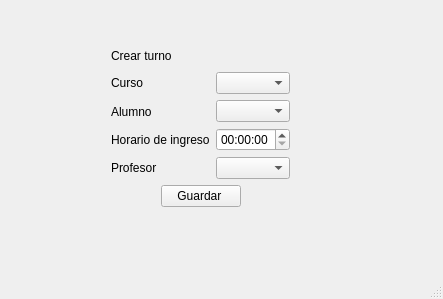
<?xml version="1.0" encoding="UTF-8"?>
<ui version="4.0">
 <class>MainWindow</class>
 <widget class="QMainWindow" name="MainWindow">
  <property name="geometry">
   <rect>
    <x>0</x>
    <y>0</y>
    <width>443</width>
    <height>299</height>
   </rect>
  </property>
  <property name="windowTitle">
   <string>MainWindow</string>
  </property>
  <widget class="QWidget" name="centralwidget">
   <widget class="QWidget" name="gridLayoutWidget">
    <property name="geometry">
     <rect>
      <x>0</x>
      <y>0</y>
      <width>401</width>
      <height>253</height>
     </rect>
    </property>
    <layout class="QGridLayout" name="gridLayout">
     <item row="3" column="1">
      <layout class="QHBoxLayout" name="horizontalLayout_3">
       <item>
        <spacer name="horizontalSpacer_7">
         <property name="orientation">
          <enum>Qt::Horizontal</enum>
         </property>
         <property name="sizeHint" stdset="0">
          <size>
           <width>40</width>
           <height>20</height>
          </size>
         </property>
        </spacer>
       </item>
       <item>
        <widget class="QPushButton" name="pushButton">
         <property name="text">
          <string>Guardar </string>
         </property>
        </widget>
       </item>
       <item>
        <spacer name="horizontalSpacer_8">
         <property name="orientation">
          <enum>Qt::Horizontal</enum>
         </property>
         <property name="sizeHint" stdset="0">
          <size>
           <width>40</width>
           <height>20</height>
          </size>
         </property>
        </spacer>
       </item>
      </layout>
     </item>
     <item row="2" column="1">
      <layout class="QGridLayout" name="gridLayout_2">
       <item row="0" column="0">
        <layout class="QVBoxLayout" name="verticalLayout_2">
         <item>
          <widget class="QLabel" name="label_7">
           <property name="text">
            <string>Curso</string>
           </property>
          </widget>
         </item>
         <item>
          <widget class="QLabel" name="label_8">
           <property name="text">
            <string>Alumno</string>
           </property>
          </widget>
         </item>
         <item>
          <widget class="QLabel" name="label_9">
           <property name="text">
            <string>Horario de ingreso</string>
           </property>
          </widget>
         </item>
         <item>
          <widget class="QLabel" name="label_11">
           <property name="text">
            <string>Profesor</string>
           </property>
          </widget>
         </item>
        </layout>
       </item>
       <item row="0" column="1">
        <layout class="QVBoxLayout" name="verticalLayout_4">
         <item>
          <widget class="QComboBox" name="comboBox"/>
         </item>
         <item>
          <widget class="QComboBox" name="comboBox_2"/>
         </item>
         <item>
          <widget class="QTimeEdit" name="timeEdit_3"/>
         </item>
         <item>
          <widget class="QComboBox" name="comboBox_3"/>
         </item>
        </layout>
       </item>
      </layout>
     </item>
     <item row="4" column="1">
      <spacer name="verticalSpacer_3">
       <property name="orientation">
        <enum>Qt::Vertical</enum>
       </property>
       <property name="sizeHint" stdset="0">
        <size>
         <width>20</width>
         <height>40</height>
        </size>
       </property>
      </spacer>
     </item>
     <item row="1" column="0">
      <spacer name="horizontalSpacer_10">
       <property name="orientation">
        <enum>Qt::Horizontal</enum>
       </property>
       <property name="sizeHint" stdset="0">
        <size>
         <width>40</width>
         <height>20</height>
        </size>
       </property>
      </spacer>
     </item>
     <item row="1" column="2">
      <spacer name="horizontalSpacer_9">
       <property name="orientation">
        <enum>Qt::Horizontal</enum>
       </property>
       <property name="sizeHint" stdset="0">
        <size>
         <width>40</width>
         <height>20</height>
        </size>
       </property>
      </spacer>
     </item>
     <item row="1" column="1">
      <widget class="QLabel" name="label_6">
       <property name="styleSheet">
        <string notr="true">*{
    font-family: 'Oswald', sans-serif;
    font-weight: 400;
}

QMenuBar{
    background-color: #293045;
    padding: 0;    
    font-size: 14px;
    color:white;
}

QMenuBar:item{
    padding: 17px;
    border-radius: 10px;

}

QTableWidget{ 
    font-size:11pt;
    font-weight: 400;
}

QMenuBar:item:selected{
    background-color: #768AC5;
    color:black;
    border-radius: 5px;
    margin: 10px;
}

QMenu{
    background-color: #293045;

    color: white;
}

QMenu:item{
    padding: 5px;
    border-radius: 5px;
}

QMenu:item:selected{
    background-color: #768AC5;
    color:white;

}
Qmenu#icon{
   icon:size 40px; 
    
}


QRadioButton:indicator{
    border-style: solid;
    border-color:  #293045;
    border-radius: 6%;
    border-width:  2px;
    background-color: #BABFCE;
}
QRadioButton::indicator:checked{
    background-color: #768AC5;
}

#label{
    font-size: 35px;
}

#usuariosLabel{
    font-size: 14px;
}

#contraseALabel{
    font-size: 14px;
}

#usuariosLineEdit{
    width: 170px;
    height: 20px;
    border-radius: 10px;
}

#passwordLineEdit{
    width: 170px;
    height: 20px;
    border-radius: 10px;
}

#labelprofesores{
    font-size: 26px;
}

QLineEdit{
    border-radius: 5px;
    background-color: #BABFCE;
    
}

#title{
    width: 100px;
    height: 200px;
}



QPushButton{
    border-color:#293045;
    border-style: solid;
    border-width: 1px;
    border-radius: 6px;
    background-color: #293045;
    color:#ffffff;
    padding: 3px 8px;

}
QPushButton:hover{
    background-color:#768AC5;
    color:#293045;
}
QPushButton:pressed {
    background-color: #293045;

}

#pushButton_5{
    padding: 10px;
    background-color: #768AC5;
    border-radius: 15%;
}
#Label_6{
	font-size: 20px;
}</string>
       </property>
       <property name="text">
        <string>Crear turno</string>
       </property>
      </widget>
     </item>
     <item row="0" column="1">
      <spacer name="verticalSpacer">
       <property name="orientation">
        <enum>Qt::Vertical</enum>
       </property>
       <property name="sizeHint" stdset="0">
        <size>
         <width>20</width>
         <height>40</height>
        </size>
       </property>
      </spacer>
     </item>
    </layout>
   </widget>
  </widget>
  <widget class="QMenuBar" name="menubar">
   <property name="geometry">
    <rect>
     <x>0</x>
     <y>0</y>
     <width>443</width>
     <height>21</height>
    </rect>
   </property>
  </widget>
  <widget class="QStatusBar" name="statusbar"/>
 </widget>
 <resources/>
 <connections/>
</ui>
